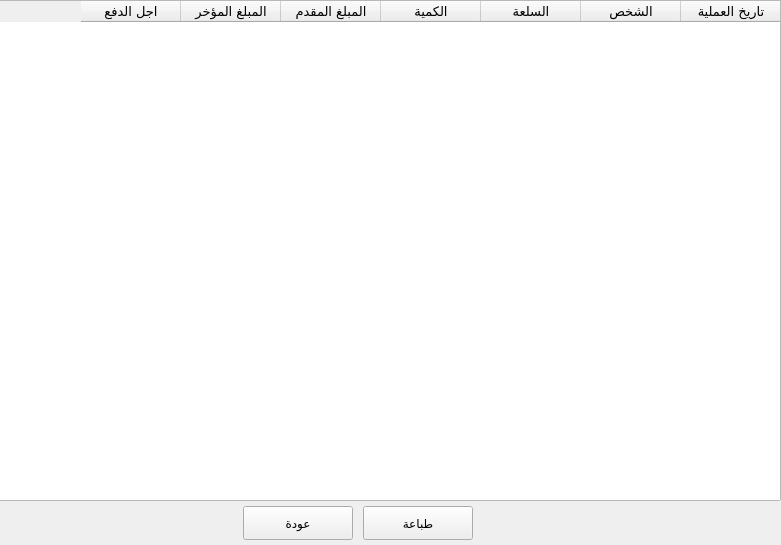
<?xml version="1.0" encoding="UTF-8"?>
<ui version="4.0">
 <class>Form</class>
 <widget class="QWidget" name="Form">
  <property name="geometry">
   <rect>
    <x>0</x>
    <y>0</y>
    <width>781</width>
    <height>545</height>
   </rect>
  </property>
  <property name="minimumSize">
   <size>
    <width>781</width>
    <height>545</height>
   </size>
  </property>
  <property name="maximumSize">
   <size>
    <width>781</width>
    <height>545</height>
   </size>
  </property>
  <property name="windowTitle">
   <string>Form</string>
  </property>
  <property name="styleSheet">
   <string notr="true">/*
ABOUT
===========================================================
version 1.7a
QT theme (stylesheet) specially developed for FreeCAD (http://www.freecadweb.org/).
It might work with other software that uses QT styling.


LICENSE
===========================================================
Copyright (c) 2015 Pablo Gil Fernández
The stylesheet barely uses code from Colin Duquesnoy &quot;generic QT stylesheet&quot;

This work is licensed under the Creative Commons Attribution-ShareAlike 4.0 International License.
To view a copy of this license, visit http://creativecommons.org/licenses/by-sa/4.0/.

 

CUSTOMIZATION
===========================================================
If you would like to change the overall look/style of the theme, just find and replace following colors in the whole file:
    background darker = #828282
    background dark and slighly darker = #a2a2a2
    background dark = #b6b6b6
    background normal and slighly darker = #e0e0e0
    background normal = #e6e6e6
    background light = #f5f5f5
    background lighter = #ffffff

    lists background = #d3d1cd
    lists background (alternate) = #cfcdc9
    lists backgrounds selection = #cbc9c4

    foreground = black

    selection darker = #9d7106
    selection dark = #e0a108
    selection normal = #f8bf36
    selection inbetween normal and light = #f9ca58 (used to build SpinBoxes)
    selection light = #fad57a
    selection lighter = #fce6b1
 
*/

/* RESET EVERYTHING */
QAbstractScrollArea,QCheckBox,QColumnView,QComboBox,QDateEdit,QDateTimeEdit,QDialog,QDialogButtonBox,QDockWidget,QDoubleSpinBox,QFrame,QGroupBox,QHeaderView,QLabel,QLineEdit,QListView,QListWidget,QMainWindow,QMenu,QMenuBar,QMessageBox,QProgressBar,QPushButton,QRadioButton,QScrollBar,QSizeGrip,QSlider,QSpinBox,QSplitter,QStatusBar,QTabBar,QTabWidget,QTableView,QTableWidget,QTextEdit,QTimeEdit,QToolBar,QToolButton,QToolBox,QToolTip,QTreeView,QTreeWidget,QWidget {
    padding: 0px;
    margin: 0px;
    border: 0px;
    border-style: none;
    background-color: #e6e6e6; /* set with default background color */
}

QMdiArea[showImage=&quot;true&quot;] {
    background-image: url(icons/background_freecad.png);
    background-position: center;
    background-repeat: no-repeat;
}

QProgressBar,
QProgressBar:horizontal {
    background: #d3d1cd;
    border: 1px solid #b6b6b6;
    text-align: center;
    padding: 1px;
    border-radius: 4px;
}
QProgressBar::chunk,
QProgressBar::chunk:horizontal {
    background-color: qlineargradient(spread:pad, x1:1, y1:0.545, x2:1, y2:0, stop:0 #e0a108, stop:1 #f8bf36);
    border-radius: 3px;
}

QToolTip {
    background-color: #828282;
    color: black;
    padding: 4px;
    border-radius: 4px;
}

QWidget {
    color: #828282;
    background-color: #e6e6e6;
    background-clip: border;
    border-image: none;
    outline: 0;
}

QWidget:focus {
    border: 1px solid #828282;
}

QWidget:disabled {
    color: #f5f5f5;
    background-color: #828282; /* same as QMenu background-color */
}

QMenuBar {
    color: #ffffff;
    background-color: #e0e0e0;
}

QMenuBar::item {
    background-color: #e0e0e0;
}

QMenuBar::item:selected {
    color: #9d7106;
    border: 1px solid #f8bf36;
    background-color: #f8bf36;
}

QMenuBar::item:pressed {
    color: #9d7106;
    border: 1px solid #fad57a;
    background-color: #fad57a;
    margin-bottom:-1px;
    padding-bottom:1px;
}

QMenu {
    color: #ffffff;
    background-color: #828282;
    margin: 2px;
    border: 1px solid transparent;
}

QMenu::icon {
    margin: 5px;
    border-style: none;
}

QMenu::right-arrow {
    image:url(icons/right_arrow_light.png);
}

QMenu::item {
    color: #ffffff;
    background-color: #828282;
    padding: 2px 30px 2px 30px;
    border: 1px solid #828282; /* reserve space for selection border */
}

QMenu::item:selected {
    color: #9d7106;
    background-color: #fad57a;
}

QMenu::separator {
    height: 1px;
    background-color: #b6b6b6;
    margin-top: 2px;
    margin-bottom: 2px;
    margin-left: 6px;
    margin-right: 6px;
}

QMenu::indicator:non-exclusive {
    color: #ffffff;
    background-color: #f5f5f5;
    border: 1px solid #828282;
    width: 11px;
    height: 11px;
    border-radius:2px;
}

QMenu::indicator:non-exclusive:checked {
    background-color: #e0a108;
    border: 1px solid #9d7106;
    image:url(icons/checkbox_light.png);
}

QGroupBox {
    color: #828282;
    font-weight: bold;
    border:1px solid blue;
    border-radius: 4px;
    margin-top: 20px;
    border-color: rgba(0, 0, 0, 20); /* lighter than &quot;QGroupBox&quot; border-color */
    background-color: rgba(255, 255, 255, 15);
}

QGroupBox::title {
    subcontrol-origin: margin;
    subcontrol-position: top left;
    padding-left: 10px;
    padding-right: 10px;
    padding-top: 10px;
    background-color: transparent;
}

QAbstractScrollArea {
    border-radius: 2px;
    border: 1px solid #3A3939;
    background-color: transparent;
}

QAbstractScrollArea::corner {
    border: none;
    background-color: #e6e6e6;
}

QScrollBar:horizontal {
    height: 15px;
    margin: 3px 15px 3px 15px;
    border: 1px transparent #828282;
    border-radius: 4px;
    background-color: #828282;
}

QScrollBar::handle:horizontal {
    background-color: #b6b6b6;
    min-width: 5px;
    border-radius: 4px;
}

QScrollBar::add-line:horizontal {
    margin: 1px 3px 0px 3px; /* 1px to correctly fit the 10px width image */
    border-image: url(icons/right_arrow_light.png);
    width: 6px;
    height: 10px;
    subcontrol-position: right;
    subcontrol-origin: margin;
}

QScrollBar::sub-line:horizontal {
    margin: 1px 3px 0px 3px; /* 1px to correctly fit the 10px width image */
    border-image: url(icons/left_arrow_light.png);
    height: 10px;
    width: 6px;
    subcontrol-position: left;
    subcontrol-origin: margin;
}

QScrollBar::add-line:horizontal:hover,
QScrollBar::add-line:horizontal:on {
    border-image: url(icons/right_arrow_lighter.png);
}


QScrollBar::sub-line:horizontal:hover,
QScrollBar::sub-line:horizontal:on {
    border-image: url(icons/left_arrow_lighter.png);
}

QScrollBar::up-arrow:horizontal,
QScrollBar::down-arrow:horizontal {
    background: none;
}


QScrollBar::add-page:horizontal,
QScrollBar::sub-page:horizontal {
    background: none;
}

QScrollBar:vertical {
    background-color: #828282;
    width: 15px;
    margin: 15px 3px 15px 3px;
    border: 1px transparent #828282;
    border-radius: 4px;
}

QScrollBar::handle:vertical {
    background-color: #b6b6b6;
    min-height: 5px;
    border-radius: 4px;
}

QScrollBar::sub-line:vertical {
    margin: 3px 0px 3px 1px; /* 1px to correctly fit the 10px width image */
    border-image: url(icons/up_arrow_light.png);
    height: 6px;
    width: 10px;
    subcontrol-position: top;
    subcontrol-origin: margin;
}

QScrollBar::add-line:vertical {
    margin: 3px 0px 3px 1px; /* 1px to correctly fit the 10px width image */
    border-image: url(icons/down_arrow_light.png);
    height: 6px;
    width: 10px;
    subcontrol-position: bottom;
    subcontrol-origin: margin;
}

QScrollBar::sub-line:vertical:hover,
QScrollBar::sub-line:vertical:on {
    border-image: url(icons/up_arrow_lighter.png);
}

QScrollBar::add-line:vertical:hover,
QScrollBar::add-line:vertical:on {
    border-image: url(icons/down_arrow_lighter.png);
}

QScrollBar::up-arrow:vertical,
QScrollBar::down-arrow:vertical {
    background: none;
}


QScrollBar::add-page:vertical,
QScrollBar::sub-page:vertical {
    background: none;
}

QTextEdit {
    color: #828282;
    background-color: #d3d1cd;
    border: 1px solid #b6b6b6;
    padding: 0px;
    margin: 0px;
}

QPlainTextEdit {
    color: #828282;
    background-color: #d3d1cd;
    border-radius: 2px;
    border: 1px solid #b6b6b6;
    padding: 0px;
    margin: 0px;
}

QSizeGrip {
    image: url(icons/sizegrip_light.png);
    width: 16px;
    height: 16px;
    background-color: transparent;
}

QRadioButton::indicator:unchecked{
    color: #828282;
    background-color: #f5f5f5;
    border: 1px solid #828282;
}

QRadioButton::indicator:checked {
    background-color: #e0a108;
    border: 1px solid #9d7106;
    image:url(icons/radiobutton_light.png);
}

QCheckBox,
QRadioButton,
QCheckBox:disabled,
QRadioButton:disabled {
    color: #828282;
    padding: 3px;
    outline: none;
    background-color: transparent;
}

QCheckBox::indicator,
QGroupBox::indicator {
    color: #ffffff;
    background-color: #f5f5f5;
    border: 1px solid #828282;
}

QCheckBox::indicator {
    width: 11px;
    height: 11px;
    border-radius:2px;
}

QRadioButton::indicator {
    width: 11px;
    height: 11px;
    border-radius: 6px;
}

QRadioButton::indicator:pressed,
QCheckBox::indicator:pressed,
QCheckBox::indicator:non-exclusive:checked:pressed,
QCheckBox::indicator:indeterminate:pressed,
QCheckBox::indicator:checked:pressed {
    border-color: #fce6b1;
}

QCheckBox::indicator:checked,
QGroupBox::indicator:checked {
    background-color: #e0a108;
    border: 1px solid #9d7106;
    image:url(icons/checkbox_light.png);
}

QCheckBox::indicator:disabled,
QRadioButton::indicator:disabled {
    border: 1px solid #b6b6b6;
}

QCheckBox:disabled,
QRadioButton::indicator:disabled {
    color: #b6b6b6;
    background-color: transparent;
}

QCheckBox::indicator:disabled,
QGroupBox::indicator:disabled,
QMenu::indicator:non-exclusive:disabled {
    background-color: #e6e6e6;
}

QCheckBox::indicator:indeterminate {
    background-color: #e0a108;
    border: 1px solid #9d7106;
    image: url(icons/checkbox_indeterminate_light.png);
}

QCheckBox:focus,
QRadioButton:focus {
    border: none;
}

QFrame,
QFrame:pressed,
QFrame:focus,
QFrame:on {
    border: 1px solid #e6e6e6;
    border-radius: 3px;
    padding: 0px;
}

/* border and background of QComboBox drop-down */
QComboBox QFrame,
QComboBox QFrame:pressed,
QComboBox QFrame:focus,
QComboBox QFrame:on {
    border: 1px solid #828282;
    background-color: #828282;
    padding: 0px;
    margin: 0px;
}

QFrame[frameShape=&quot;0&quot;] {
    border-radius: 3px;
}

QFrame[height=&quot;3&quot;],
QFrame[width=&quot;3&quot;] {
    border-color: transparent;
    background-color: transparent;
}

QFrame[height=&quot;3&quot;] {
    border-top-color: #b6b6b6;
}

QFrame[width=&quot;3&quot;] {
    border-left-color: #b6b6b6;
}

QPushButton {
    color: #ffffff;
    text-align: center;
    background-color: qlineargradient(spread:pad, x1:1, y1:0.545, x2:1, y2:0, stop:0 #b6b6b6, stop:1 #e6e6e6);
    border: 1px solid #828282;
    font: 9pt &quot;AlBattar&quot;;
    margin: 4px 8px 4px 8px;
    border-radius: 5px;
    min-width: 14px;
    min-height: 14px;
}

QPushButton:hover,
QPushButton:focus {
    color: black;
    background-color: qlineargradient(spread:pad, x1:1, y1:0.545, x2:1, y2:0, stop:0 #e0a108, stop:1 #f8bf36);
    border-color: #e0a108;
}

QPushButton:disabled,
QPushButton:disabled:checked {
    color: #b6b6b6;
    background-color: #e6e6e6;
    border-color: #b6b6b6;
}

QPushButton:pressed {
    background-color: #e0a108;
}

QPushButton:checked {
    background-color: #f8bf36;
    border-color: #e0a108;
}

/* Color Buttons */
Gui--ColorButton,
Gui--ColorButton:disabled {
    border-color: transparent;
    background-color: transparent;
    height: 24px;
    padding: 0px;
    margin: 0px;
}

Gui--ColorButton:hover {
    border-color: #e0e0e0;
    background-color: #e0e0e0;
}

/* Buttons inside the toolbar */
QToolBar QPushButton {
    background-color: qlineargradient(spread:pad, x1:1, y1:0.545, x2:1, y2:0, stop:0 #e0e0e0, stop:1 #e6e6e6);
    border: 1px solid #b6b6b6;
    min-width: 22px;
    min-height: 22px;
    margin-left: 2px;
    margin-right: 2px;
    margin-bottom: 3px; /*bigger margin to correctly separate buttons inside a vertical toolbar */
    margin-top: 1px;
    padding: 1px;
}

QToolBar QPushButton:hover,
QToolBar QPushButton:focus {
    color: #ffffff;
    background-color: qlineargradient(spread:pad, x1:1, y1:0.545, x2:1, y2:0, stop:0 #e0e0e0, stop:1 #e6e6e6);
    border: 1px solid #828282;
}

QToolBar QPushButton:disabled,
QToolBar QPushButton:disabled:checked {
    background-color: #e6e6e6;
    border-color: #e0e0e0;
}

QToolBar QPushButton:pressed {
    background-color: #b6b6b6;
    border-color: #b6b6b6;
}

QToolBar QPushButton:checked {
    background-color: qlineargradient(spread:pad, x1:1, y1:0.8, x2:1, y2:0, stop:0 #f8bf36, stop:1 #fad57a);
    border-color: #f8bf36;
}

QToolBar QPushButton:checked:hover,
QToolBar QPushButton:checked:focus {
    color: #ffffff;
    border: 1px solid #e0a108;
}

QToolBar {
    border: 1px transparent #393838;
    background-color: #e6e6e6;
    font-weight: bold;
    margin: 0px;
    padding: 0px;
}

QToolBar::handle:horizontal {
    background-image: url(icons/Hmovetoolbar_dark.png);
    width: 10px;
    margin: 6px 2px 6px 2px;
    background-position: top right;
    background-repeat: repeat-y;
}

QToolBar::handle:vertical {
    background-image: url(icons/Vmovetoolbar_dark.png);
    height: 10px;
    margin: 2px 6px 2px 6px;
    background-position: left bottom;
    background-repeat: repeat-x;
}

QToolBar::separator:horizontal {
    background-image: url(icons/separtoolbar_dark.png);
    width: 10px;
    margin: 6px 2px 6px 2px;
    background-position: center center;
    background-repeat: repeat-y;
}

QToolBar::separator:vertical {
    background-image: url(icons/separtoolbar_dark.png);
    height: 10px;
    margin: 2px 6px 2px 6px;
    background-position: center center;
    background-repeat: repeat-x;
}

QStackedWidget {
    background-color: #e6e6e6;
    border: 1px transparent #e6e6e6;
}

QAbstractSpinBox {
    color: #ffffff;
    border: 1px solid #b6b6b6; /* border top color defined after QAbstractSpinBox, QLineEdit and QComboBox */
    background-color: #b6b6b6;
    selection-color: black;
    selection-background-color: #f8bf36;
}

QAbstractSpinBox:disabled {
    color: #f5f5f5;
    background-color: #e0e0e0;
    border-color: #e0e0e0;
}

QAbstractSpinBox:up-button {
    background-color: qlineargradient(spread:pad, x1:1, y1:0.8, x2:1, y2:0, stop:0 #f9ca58, stop:1 #fad57a);
    subcontrol-origin: border;
    subcontrol-position: top right;
    border-top-right-radius: 3px;
    height: 13px;
    width: 20px;
}

QAbstractSpinBox:down-button {
    background-color: qlineargradient(spread:pad, x1:1, y1:0.8, x2:1, y2:0, stop:0 #f8bf36, stop:1 #f9ca58);
    subcontrol-origin: border;
    subcontrol-position: bottom right;
    border-bottom-right-radius: 3px;
    height: 13px;
    width: 20px;
}

QAbstractSpinBox:up-button:disabled,
QAbstractSpinBox:down-button:disabled {
    background-color: transparent;
}

QAbstractSpinBox::up-arrow {
    image: url(icons/up_arrow_light.png);
    top: 0px; /* fix simetry between up and down images */
}

QAbstractSpinBox::up-arrow:hover {
    image: url(icons/up_arrow_lighter.png);
}

QAbstractSpinBox::up-arrow:off {
    image: url(icons/up_arrow_disabled_dark.png);
}

QAbstractSpinBox::up-arrow:disabled {
    image: none;
}

QAbstractSpinBox::down-arrow {
    image: url(icons/down_arrow_light.png);
    bottom: -2px; /* fix simetry between up and down images */
}
QAbstractSpinBox::down-arrow:hover {
    image: url(icons/down_arrow_lighter.png);
}

QAbstractSpinBox::down-arrow:off {
    image: url(icons/down_arrow_disabled_dark.png);
}

QAbstractSpinBox::down-arrow:disabled {
    image: none;
}

QToolBar QAbstractSpinBox {
    margin-top: 0px;
    margin-bottom: 0px;
}

QLineEdit {
    color: #ffffff;
    background-color: #b6b6b6;
    selection-color: black;
    selection-background-color: #f8bf36;
    /* Padding and margin defined */
    border-style: solid;
    border: 1px solid #b6b6b6; /* border top color defined after QAbstractSpinBox, QLineEdit and QComboBox */
    border-radius: 3px;
}

QAbstractSpinBox:focus,
QLineEdit:focus,
QComboBox:focus {
    border-color: #fad57a;
}

QComboBox {
    color: #ffffff;
    background-color: #b6b6b6;
    selection-color: black;
    selection-background-color: #f8bf36;
    border: 1px solid #b6b6b6; /* border top color defined after QAbstractSpinBox, QLineEdit and QComboBox */
    border-radius: 3px;
}

QComboBox:on {
    color: black;
    background-color: #b6b6b6;
    border-color: #fad57a;
}

QComboBox::drop-down {
    subcontrol-origin: margin;
    subcontrol-position: top right;
    width: 20px;
    border-left-width: 1px;
    border-left-color: transparent;
    border-left-style: solid;
    border-top-right-radius: 3px;
    border-bottom-right-radius: 3px;
    background-color: qlineargradient(spread:pad, x1:1, y1:0.8, x2:1, y2:0, stop:0 #f8bf36, stop:1 #fad57a);
}

QComboBox::down-arrow {
    image: url(icons/down_arrow_light.png);
}

QComboBox::down-arrow:on,
QComboBox::down-arrow:hover,
QComboBox::down-arrow:focus {
    image: url(icons/down_arrow_lighter.png);
}

QComboBox QAbstractItemView {
    color: #ffffff;
    background-color: #828282;
    border-radius: 3px;
    margin: 0px;
    padding: 0px;
    border: none;
}

/* Common parameters for QAbstractSpinBox, QLineEdit and QComboBox */
QSpinBox,
QDoubleSpinBox,
QAbstractSpinBox,
QLineEdit,
QComboBox {
    border-top-color: #a2a2a2; /* Creates an inset effect inside the elements */
    padding: 2px 6px 2px 6px; /* This makes text colour work on QComboBox */
    margin: 0px 2px 0px 2px;
    min-width: 70px; /* it was 120 because of QCombobox... */
    border-radius: 3px;
}
/* end Common parameters */

QAbstractItemView {
    color: #828282;
    alternate-background-color: #cfcdc9; /* related with QListView background  */
    border: 1px solid #828282;
    border-radius: 3px;
    padding: 0px;
}

/* hack to deactivate changing background color when focus (due to QFrame generic transparent color) */
QAbstractItemView:selected,
QAbstractItemView:on,
QAbstractItemView:focus {
    background-color: #d3d1cd; /* same as QTable background color */
}

/* hack to hide weird redundant information inside the value of a Placement cell */
QTreeView QLabel,
QTreeView QLabel:disabled {
    color: transparent;
    background-color: transparent;
    border: none;
    border-radius: 0px;
    margin: 0px;
    padding: 0px;
}

QTreeView QLineEdit {
    color: #ffffff;
    border-color: #b6b6b6;
    background-color: #b6b6b6;
    selection-color: black;
    selection-background-color: #f8bf36;
}

/* hack to hide non editable cells inside Property values */
QTreeView QLineEdit:read-only,
QTreeView QLineEdit:disabled,
QTreeView QAbstractSpinBox:read-only,
QTreeView QAbstractSpinBox:disabled {
    color: transparent;
    border-color: transparent;
    background-color: transparent;
    selection-color: transparent;
    selection-background-color: transparent;
}

/* hack to disable margin inside Property values to following elements */
QTreeView QSpinBox,
QTreeView QDoubleSpinBox,
QTreeView QAbstractSpinBox,
QTreeView QLineEdit,
QTreeView QComboBox {
    margin-left: 0px;
    margin-right: 0px;
}

/* Pushbutton style for &quot;...&quot; inside Placement cell which launches Placement tool */
QTreeView QPushButton {
    background-color: qlineargradient(spread:pad, x1:1, y1:0.545, x2:1, y2:0, stop:0 #b6b6b6, stop:1 #e6e6e6);
    border-top: none;
    border-bottom: none;
    border-right: none;
    border-left: 1px solid #b6b6b6;
    border-radius: 0px;
    margin: 0px;
    padding: 0px;
    height: 24px;
}

/* Color Buttons inside the &quot;Properties window&quot; */
QAbstractItemView Gui--ColorButton {
    padding: 0px;
    margin: 0px;
    height: 10px;
}

QAbstractItemView QPushButton:hover {
    color: black;
    background-color: qlineargradient(spread:pad, x1:1, y1:0.545, x2:1, y2:0, stop:0 #e0a108, stop:1 #f8bf36);
    border-color: #e0a108;
}

QAbstractItemView QPushButton:disabled {
    color: transparent;
    background-color: transparent;
    border-color: transparent;
}

QLabel {
    border: 0px solid #828282;
}

QTabWidget{
    border: none;
}

QTabWidget:focus {
    border: none;
}

QTabWidget::pane {
    border: none;
    padding: 0px;
    background-color: #e6e6e6;
    position: absolute;
    top: -15px;
    padding-top: 15px;
}

QTabWidget::tab-bar {
    alignment: center;
}

QTabBar {
    qproperty-drawBase: 0;
    left: 5px;
    background-color: transparent;
}

QTabBar:focus {
    border: 0px transparent black;
}

QTabBar::close-button {
    padding: 0px;
    margin: 0px;
    border-radius: 2px;
    background-image: url(icons/close_dark.png);
    background-position: center center;
    background-repeat: none;
}

QTabBar::close-button:hover {
    background-color: #fad57a;
}

QTabBar::close-button:pressed {
    background-color: #fce6b1;
}

QTabBar::scroller { /* the width of the scroll buttons */
    width: 20px;
}

/* the scroll buttons are tool buttons */
QTabBar QToolButton,
QTabBar QToolButton:hover { 
    margin-top: 4px;
    margin-bottom: 4px;
    margin-left: 0px;
    margin-right: 0px;
    padding: 0px;
    border: none;
    background-color: #e6e6e6;
    border-radius: 0px;
}

QTabBar QToolButton::right-arrow:enabled {
     image: url(icons/right_arrow_light.png);
}

QTabBar QToolButton::right-arrow:disabled,
QTabBar QToolButton::right-arrow:off {
     image: url(icons/right_arrow_disabled_dark.png);
}

QTabBar QToolButton::right-arrow:hover {
     image: url(icons/right_arrow_lighter.png);
}

 QTabBar QToolButton::left-arrow:enabled {
     image: url(icons/left_arrow_light.png);
}

 QTabBar QToolButton::left-arrow:disabled,
 QTabBar QToolButton::left-arrow:off {
     image: url(icons/left_arrow_disabled_dark.png);
}

 QTabBar QToolButton::left-arrow:hover {
     image: url(icons/left_arrow_lighter.png);
}

 QTabBar QToolButton::up-arrow:enabled {
     image: url(icons/up_arrow_light.png);
}

 QTabBar QToolButton::up-arrow:disabled,
 QTabBar QToolButton::up-arrow:off {
     image: url(icons/up_arrow_disabled_dark.png);
}

 QTabBar QToolButton::up-arrow:hover {
     image: url(icons/up_arrow_lighter.png);
}

 QTabBar QToolButton::down-arrow:enabled {
     image: url(icons/down_arrow_light.png);
}

 QTabBar QToolButton::down-arrow:disabled,
 QTabBar QToolButton::down-arrow:off {
     image: url(icons/down_arrow_disabled_dark.png);
}

 QTabBar QToolButton::down-arrow:hover {
     image: url(icons/down_arrow_lighter.png);
}

/* TOP and BOTTOM TABS */
QTabBar::tab:top,
QTabBar::tab:bottom {
    color: #ffffff;
    border: 1px solid #b6b6b6;
    border-left-color: #e6e6e6;
    border-right-width: 0px;
    background-color: #b6b6b6;
    padding:5px 15px;
    margin-top: 4px;
    margin-bottom: 4px;
    position: center;
}

QTabBar::tab:top:first,
QTabBar::tab:bottom:first {
    border-top-left-radius: 6px;
    border-bottom-left-radius: 6px;
}

QTabBar::tab:top:last,
QTabBar::tab:bottom:last {
    border-top-right-radius: 6px;
    border-bottom-right-radius: 6px;
    border-right-width: 1px;
}

QTabBar::tab:top:selected,
QTabBar::tab:bottom:selected {
    color: black;
    background-color: qlineargradient(spread:pad, x1:1, y1:0.545, x2:1, y2:0, stop:0 #e0a108, stop:1 #f8bf36);
    border-color: #e0a108;
}

QTabBar::tab:top:!selected:hover,
QTabBar::tab:bottom:!selected:hover {
    color: black;
}

QTabBar::tab:top:only-one ,
QTabBar::tab:bottom:only-one {
    border: 1px solid #9d7106;
    border-radius: 6px;
}

/* LEFT and RIGHT TABS */
QTabBar::tab:left,
QTabBar::tab:right {
    color: #ffffff;
    border: 1px solid #b6b6b6;
    border-top-color: #e6e6e6;
    border-bottom-width: 0px;
    background-color: #b6b6b6;
    padding: 15px 5px;
    margin-left: 4px;
    margin-right: 4px;
    position: center;
}

QTabBar::tab:left:first,
QTabBar::tab:right:first {
    border-top-left-radius: 6px;
    border-top-right-radius: 6px;
}

QTabBar::tab:left:last,
QTabBar::tab:right:last {
    border-bottom-left-radius: 6px;
    border-bottom-right-radius: 6px;
    border-bottom-width: 1px;
}

QTabBar::tab:left:selected,
QTabBar::tab:right:selected {
    color: black;
    background-color: qlineargradient(spread:pad, x1:0.545, y1:1, x2:0, y2:1, stop:0 #e0a108, stop:1 #f8bf36);
    border-color: #e0a108;
}

QTabBar::tab:left:!selected:hover,
QTabBar::tab:right:!selected:hover {
    color: black;
}

QTabBar::tab:left:only-one ,
QTabBar::tab:right:only-one {
    border: 1px solid #9d7106;
    border-radius: 6px;
}

QDockWidget {
    color: #828282;
    border: 1px solid #e6e6e6;
    titlebar-close-icon: url(icons/close_dark.png);
    titlebar-normal-icon: url(icons/undock_dark.png);
}

QDockWidget::title {
    text-align: center;
    background-color: #e0e0e0;
    padding: 4px;
    border-radius: 4px;
}

QDockWidget::close-button,
QDockWidget::float-button {
    border: 1px transparent #e6e6e6;
    border-radius: 2px;
    background: transparent;
    subcontrol-origin: padding;
    subcontrol-position: right center;
}

QDockWidget::close-button {
    right: 4px;
}
    
QDockWidget::float-button {
    right: 22px;
}

QDockWidget::close-button:hover,
QDockWidget::float-button:hover {
    background: #f5f5f5;
}

QDockWidget::close-button:pressed,
QDockWidget::float-button:pressed {
    /*padding: 1px -1px -1px 1px;*/
    background-color: #e0e0e0;
}

QTreeView,
QListView {
    color: #828282;
    border: 1px solid #e6e6e6;
    border-radius: 4px;
    background-color: #d3d1cd;  /* related with alternate-background-color*/
    selection-color: black;
    selection-background-color: #f8bf36; /* should be similar to QListView::item selected background-color */
    show-decoration-selected: 1; /* make the selection span the entire width of the view */
    padding: 0px;
    margin: 0px 4px 0px 4px;
    min-width: 130px; /* hack to correctly align Preferences icon list  */
}

QListView,
QListView::item,
QListView QAbstractItemView {
    margin: 0px;
    icon-size: 20px; /* temporal */
    paint-alternating-row-colors-for-empty-area: 1;
    position: absolute;
    subcontrol-origin: margin;
    subcontrol-position: left top;
}

/* Control dropdown list margins of QComboBox */
QComboBox QTreeView,
QComboBox QListView {
    margin: 0px;
    padding: 0px;
}

QListView::item {
    border: 0px transparent #e6e6e6;
    border-radius: 4px;
    background-color: transparent;
    padding: 0px;
    margin: 0px;
    display: inline-block;
    position: relative;
}

QListView::item:selected,
QTreeView::item:selected  {
    color: black;
    background-color: #f8bf36; /* should be similar to QListView selection-background-color */
}

/* Branch system */
QTreeView::branch  {
    background: transparent;
}

QTreeView::branch:has-siblings:!adjoins-item  {
    border-image: url(icons/branch_vline.png) 0;
}

QTreeView::branch:has-siblings:adjoins-item  {
    border-image: url(icons/branch_more.png) 0;
}

QTreeView::branch:!has-children:!has-siblings:adjoins-item  {
    border-image: url(icons/branch_end.png) 0;
}

QTreeView::branch:closed:has-children:has-siblings  {
    image: url(icons/branch_closed_dark.png);
}

QTreeView::branch:has-children:!has-siblings:closed  {
    image: url(icons/branch_closed_dark.png);
    border-image: url(icons/branch_end.png) 0;
}

QTreeView::branch:open:has-children:has-siblings  {
    image: url(icons/branch_open_dark.png);
    border-image: url(icons/branch_more.png) 0;
}

QTreeView::branch:open:has-children:!has-siblings  {
    image: url(icons/branch_open_dark.png);
    border-image: url(icons/branch_end.png) 0;
}

QSlider,
QSlider:active,
QSlider:!active {
    border: none;
    background-color: transparent;
}

QSlider:horizontal {
    padding: 0px 10px;
}

QSlider:vertical {
    padding: 10px 0px;
}

QSlider::groove:horizontal {
    border: 1px solid #b6b6b6;
    background-color: #b6b6b6;
    height: 8px;
    border-radius: 5px;
    margin: 4px 0;
}

QSlider::groove:vertical {
    border: 1px solid #b6b6b6;
    background-color: #b6b6b6;
    width: 8px;
    border-radius: 5px;
    margin: 4px 0;
}

QSlider::groove:horizontal:disabled,
QSlider::groove:vertical:disabled {
    border-color:  #e0e0e0;
    background-color: #e0e0e0;
}

QSlider::handle:horizontal,
QSlider::handle:vertical {
    background-color: #828282;
    border: 1px solid #828282;
    width: 14px;
    height: 14px;
    border-radius: 8px;
}

QSlider::handle:horizontal {
    margin: -4px 0;
}

QSlider::handle:vertical {
    margin: 0 -4px;
}

QSlider::handle:horizontal:hover,
QSlider::handle:vertical:hover {
    border-color: #e0a108;
    background-color: #e0a108;
}

QSlider::handle:horizontal:pressed,
QSlider::handle:vertical:pressed {
    border-color: #9d7106;
    background-color: #9d7106;
}

QSlider::handle:horizontal:disabled,
QSlider::handle:vertical:disabled {
    border-color: #b6b6b6;
    background-color: #e6e6e6;
}

QToolButton {
    color: #ffffff;
    text-align: center;
    background-color: qlineargradient(spread:pad, x1:1, y1:0.545, x2:1, y2:0, stop:0 #b6b6b6, stop:1 #e6e6e6);
    border: 1px solid #828282;
    padding-top: 5px;
    padding-bottom: 5px;
    padding-left: 15px;
    padding-right: 15px;
    margin-top: 5px;
    margin-bottom: 5px;
    margin-left: 10px;
    margin-right: 10px;
    border-radius: 3px;
    outline: none;
}

QToolButton:hover,
QToolButton:focus {
    color: black;
    background-color: qlineargradient(spread:pad, x1:1, y1:0.545, x2:1, y2:0, stop:0 #e0a108, stop:1 #f8bf36);
    border-color: #e0a108;
}

QToolButton:disabled,
QToolButton:disabled:checked {
    color: #b6b6b6;
    background-color: #e6e6e6;
    border-color: #b6b6b6;
}

QToolButton:pressed {
    border-color: #fad57a;
}

QToolButton:checked {
    background-color: #f8bf36;
    border-color: #e0a108;
}

QToolButton::menu-indicator  {
    subcontrol-origin: padding;
    subcontrol-position: center right;
    right: 4px;
}

/*The &quot;show more&quot; button  (it can also be stylable with &quot;QToolBarExtension&quot; */
QToolButton#qt_toolbar_ext_button {
    border-radius: 0px;
    margin: 0px;
    padding: 0px;
    /*background-image: url(icons/more_dark.png);*/
    image: transparent;
    background-repeat: none;
    background-position: center left;
}

QToolButton#qt_toolbar_ext_button:hover {
    /*background-image: url(icons/more_light.png);*/
    border-color: #e0e0e0;
    background-color: #e0e0e0;
}

QToolButton#qt_toolbar_ext_button:on {
    /*background-image: url(icons/more_light.png);*/
    border-color: #e0e0e0;
    background-color: #e0e0e0;
}

/*Buttons inside the Toolbar*/
QToolBar QToolButton {
    color: #828282;
    background-color: #e6e6e6;
    border: 1px transparent #e6e6e6;
    border-radius: 3px;
    margin: 0px;
    padding: 2px;
}

QToolBar QToolButton:disabled {
    background-color: #e6e6e6;
}

QToolBar QToolButton:checked {
    color: #9d7106;
    background-color: #f8bf36;
    border: 1px solid #f8bf36;
}

QToolBar QToolButton:hover {
    background-color: #e6e6e6;
}

QToolBar QToolButton:pressed,
QToolBar QToolButton::menu-button:pressed {
    background-color: #e0e0e0;
    border: 1px solid #e0e0e0;
}


QToolBar QToolButton::menu-indicator:hover,
QToolBar QToolButton::menu-indicator:pressed {
    background-color: transparent;
}

/* the subcontrols below are used only in the MenuButtonPopup mode */
QToolBar QToolButton::menu-button {
    border: 1px transparent #4A4949;
    border-top-right-radius: 3px;
    border-bottom-right-radius: 3px;
    width: 16px; /* 16px width + 4px for border = 20px allocated above */
    outline: none;
    background-color: transparent;
}

QToolBar QToolButton::menu-button:hover,
QToolBar QToolButton::menu-button:active,
QToolBar QToolButton::menu-button:disabled {
    border-color: transparent;
    background-color: transparent;
}

QToolBar QToolButton::menu-arrow {
    background-image: url(icons/down_arrow_light.png);
    background-position: center center;
    background-repeat: none;
    subcontrol-origin: padding;
    subcontrol-position: bottom right;
    height: 10px; /* same as arrow image */
}

QToolBar QToolButton::menu-arrow:open {
    background-image: url(icons/down_arrow_lighter.png);
}

QToolBar:tear {
    color: blue;
    background-color: red;
}

QTableView {
    color: #828282;
    border: 1px solid #b6b6b6;
    gridline-color: #f5f5f5;
    background-color: #d3d1cd;
    selection-color: #828282;
    selection-background-color: #fce6b1;
    border-radius: 3px;
    padding: 0px;
    margin: 0px;
}

QTableView::item:hover  {
    background: #cbc9c4;
}

QTableView::item:disabled  {
    color: #e6e6e6;
}

QTableView::item:selected  {
    color: #9d7106;
    background-color: #fad57a;
}

/* when editing a cell: */
QTableView QLineEdit {
    color: #828282;
    background-color: #cfcdc9;
    border-radius: 0px;
    margin: 0px;
    padding: 0px;
}

QHeaderView {
    border: none;
    background-color: #828282;
    border-top-left-radius: 3px;
    border-top-right-radius: 3px;
    border-bottom-left-radius: 0px;
    border-bottom-right-radius: 0px;
    margin: 0px;
    padding: 0px;
}

QHeaderView::section  {
    background-color: transparent;
    color: #ffffff;
    border: 1px solid transparent;
    border-radius: 0px;
    text-align: center;
}

QHeaderView::section::vertical  {
    padding: 0px 6px 0px 6px;
    border-bottom: 1px solid #b6b6b6;
}

QHeaderView::section::vertical:first {
    border-top: 1px solid  #b6b6b6;
}

QHeaderView::section::vertical:last {
    border-bottom: none;
}

QHeaderView::section::vertical:only-one {
    border: none;
}

QHeaderView::section::horizontal  {
    padding: 0px 0px 0px 6px;
    border-right: 1px solid #b6b6b6;
}

QHeaderView::section::horizontal:first {
    border-left: 1px solid #b6b6b6;
}

QHeaderView::section::horizontal:last {
    border-left: none;
}

QHeaderView::section::horizontal:only-one {
    border: none;
}

QDockWidget QHeaderView::section {
    border-width: 6px 1px 6px 1px; /* hack to bigger margin for Model Panel table headers */
}

QHeaderView::section:checked {
    color: #9d7106;
    background-color: #fad57a;
}

 /* style the sort indicator */
QHeaderView::down-arrow {
    image: url(icons/down_arrow_light.png);
}

QHeaderView::up-arrow {
    image: url(icons/up_arrow_light.png);
}

QTableCornerButton::section {
    background-color: #828282;
    border: 1px solid #828282;
    border-radius: 0px;
}

QToolBox  {
    padding: 3px;
    color: #9d7106;
    border: none;
}

QToolBox::tab { /* TODO */
    color: #ffffff;
    background-color: #b6b6b6;
    border: 1px transparent #828282;
    border-bottom: 1px transparent #b6b6b6;
    border-top-left-radius: 5px;
    border-top-right-radius: 5px;
    padding: 5px;
}

QToolBox::tab:selected { /* italicize selected tabs */
    color: #9d7106;
    font: italic;
    background-color: #f8bf36;
    border-color: #f8bf36;
 }

QStatusBar::item {
    color: #ffffff;
    background-color: #e6e6e6;
    border: 1px solid #e6e6e6;
    border-radius: 2px;
}

QSplitter::handle {
    background-color: #e6e6e6;
    margin: 0px 11px;
    padding: 0px;
    border-radius: 3px;
}

QSplitter::handle:vertical {
    background-image: url(icons/splitter_horizontal_dark.png);
    background-position: center center;
    background-repeat: none;
    margin: 2px 10px 2px 10px;
    height: 2px;
}

QSplitter::handle:horizontal {
    background-image: url(icons/splitter_horizontal_dark.png);
    background-position: center center;
    background-repeat: none;
    margin: 10px 2px 10px 2px;
    width: 2px;
}

QSplitter::handle:horizontal:hover,
QSplitter::handle:vertical:hover {
    background-color: #e6e6e6;
}

/* Similar to the splitter is the following window separator: */
QMainWindow::separator {
    border: 1px solid #e6e6e6;
    background-color: #e6e6e6;
    background-position: center center;
    background-repeat: none;
}

QMainWindow::separator:hover {
    background-color: #e6e6e6;
}

QMainWindow::separator:horizontal {
    height: 4px;
    background-image: url(icons/splitter_horizontal_dark.png);
}

QMainWindow::separator:vertical {
    width: 4px;
    background-image: url(icons/splitter_vertical_dark.png);
}

QLabel {
    padding-top: 3px;
    padding-bottom: 3px;
    background-color: transparent;
}

QLabel:disabled {
    color: #b6b6b6;
    background-color: transparent;
}

/* Action group */
QFrame[class=&quot;panel&quot;] {
    border: none;
    background-color: #e6e6e6;
}

QSint--ActionGroup QFrame[class=&quot;header&quot;] {
    border: none;
    background-color: #828282;
    border-top-left-radius: 3px;
    border-top-right-radius: 3px;
    border-bottom-left-radius: 0px;
    border-bottom-right-radius: 0px;
    margin: 0px;
    padding: 0px;
}

QSint--ActionGroup QFrame[class=&quot;header&quot;]:hover {
    background-color: qlineargradient(spread:pad, x1:1, y1:0.545, x2:1, y2:0, stop:0 #e0a108, stop:1 #f8bf36);
}

QSint--ActionGroup QToolButton[class=&quot;header&quot;] {
    text-align: left;
    font-weight: bold;
    color: #ffffff;
    background-color: transparent;
    border: none;
    margin: 0px;
    padding: 0px;
}

QSint--ActionGroup QToolButton[class=&quot;header&quot;]:hover {
    color: black;
}

QSint--ActionGroup QFrame[class=&quot;header&quot;] QLabel {
    background-color: transparent;
    background-image: url(icons/down_arrow_light.png);
    background-repeat: none;
    background-position: center center;
    padding: 0px;
    margin: 0px;
}

QSint--ActionGroup QFrame[class=&quot;header&quot;] QLabel:hover {
    background-color: transparent;
    background-image: url(icons/down_arrow_lighter.png);
}

QSint--ActionGroup QFrame[class=&quot;header&quot;] QLabel[fold=&quot;true&quot;] {
    background-color: transparent;
    background-image: url(icons/up_arrow_light.png);
    background-repeat: none;
    background-position: center center;
    padding: 0px;
    margin: 0px;
}

QSint--ActionGroup QFrame[class=&quot;header&quot;] QLabel[fold=&quot;true&quot;]:hover {
    background-color: transparent;
    background-image: url(icons/up_arrow_lighter.png);
}

QSint--ActionGroup QFrame[class=&quot;content&quot;] {
    background-color: #d3d1cd;
    margin: 0px;
    padding: 0px;
    border: none;
    border-top-left-radius: 0px;
    border-top-right-radius: 0px;
    border-bottom-left-radius: 3px;
    border-bottom-right-radius: 3px;
}

/* HACK
This might not be the best way to reset the background color: */
QSint--ActionGroup QFrame[class=&quot;content&quot;] QWidget {
    background-color: transparent;
}

QSint--ActionGroup QFrame[class=&quot;content&quot;] QPushButton {
    background-color: qlineargradient(spread:pad, x1:1, y1:0.545, x2:1, y2:0, stop:0 #b6b6b6, stop:1 #e6e6e6);
}

QSint--ActionGroup QFrame[class=&quot;content&quot;] QPushButton:hover,
QSint--ActionGroup QFrame[class=&quot;content&quot;] QPushButton:focus {
    background-color: qlineargradient(spread:pad, x1:1, y1:0.545, x2:1, y2:0, stop:0 #e0a108, stop:1 #f8bf36);
}

QSint--ActionGroup QFrame[class=&quot;content&quot;] QPushButton:disabled,
QSint--ActionGroup QFrame[class=&quot;content&quot;] QPushButton:disabled:checked {
    color: #d3d1cd;
    border-color: #f5f5f5;
    background-color: #f5f5f5;
}
QSint--ActionGroup QFrame[class=&quot;content&quot;] QPushButton:checked {
    background-color: #f8bf36;
}

QSint--ActionGroup QFrame[class=&quot;content&quot;] QComboBox {
    background-color: #b6b6b6;
}

QSint--ActionGroup QFrame[class=&quot;content&quot;] QComboBox:on {
    background-color: #b6b6b6;
}

QSint--ActionGroup QFrame[class=&quot;content&quot;] QComboBox QAbstractItemView {
    border-color: #828282;
    background-color: #828282;
}

QSint--ActionGroup QFrame[class=&quot;content&quot;] QListView {
    border-color: #cbc9c4;
    background-color: #cbc9c4;
}

QSint--ActionGroup QFrame[class=&quot;content&quot;] QAbstractSpinBox {
    background-color: #b6b6b6;
}

QSint--ActionGroup QFrame[class=&quot;content&quot;] QLineEdit {
    background-color: #b6b6b6;
}

QSint--ActionGroup QFrame[class=&quot;content&quot;] QComboBox:disabled,
QSint--ActionGroup QFrame[class=&quot;content&quot;] QAbstractSpinBox:disabled,
QSint--ActionGroup QFrame[class=&quot;content&quot;] QLineEdit:disabled {
    color: #d3d1cd;
    border-color: #f5f5f5;
    background-color: #f5f5f5;
}

QSint--ActionGroup QFrame[class=&quot;content&quot;] QCheckBox:disabled,
QSint--ActionGroup QFrame[class=&quot;content&quot;] QRadioButton:disabled {
    color: #f5f5f5;
    border-color: #f5f5f5;
}

QSint--ActionGroup QFrame[class=&quot;content&quot;] QCheckBox::indicator:disabled,
QSint--ActionGroup QFrame[class=&quot;content&quot;] QRadioButton::indicator:disabled {
    border-color: #f5f5f5;
    background-color: transparent;
}

QSint--ActionGroup QFrame[class=&quot;content&quot;] QHeaderView {
    border: none;
    background-color: #828282;
    border-radius: 0px;
    margin: 0px;
    padding: 0px;
}

QSint--ActionGroup QFrame[class=&quot;content&quot;] QHeaderView::section  {
    background-color: transparent;
    color: #ffffff;
    border: 1px solid transparent;
    border-radius: 0px;
    text-align: center;
}

QSint--ActionGroup QFrame[class=&quot;content&quot;] QHeaderView::section::horizontal  {
    padding: 6px 0px 6px 6px;
    border-right: 1px solid #b6b6b6;
}

QSint--ActionGroup QFrame[class=&quot;content&quot;] QHeaderView::section::horizontal:first {
    border-left: 1px solid #e6e6e6;
}

QSint--ActionGroup QFrame[class=&quot;content&quot;] QHeaderView::section::horizontal:last {
    border-left: none;
}

QSint--ActionGroup QFrame[class=&quot;content&quot;] QHeaderView::section::horizontal:only-one {
    border: none;
}
/* enf of HACK */

QSint--ActionGroup QToolButton[class=&quot;action&quot;],
QSint--ActionGroup QToolButton[class=&quot;action&quot;]:enabled {
    font-weight: bold;
    color: #b6b6b6;
}

QSint--ActionGroup QToolButton[class=&quot;action&quot;]:hover,
QSint--ActionGroup QToolButton[class=&quot;action&quot;]:enabled:hover {
    text-decoration: none;
    color: #828282;
    background-color: #cbc9c4;
    border-color: #cbc9c4;
}

QSint--ActionGroup QToolButton[class=&quot;action&quot;]:disabled {
    color: #e6e6e6;
    background-color: #cbc9c4;
    border-color: #cbc9c4;
}

QSint--ActionGroup QToolButton[class=&quot;action&quot;]:focus,
QSint--ActionGroup QToolButton[class=&quot;action&quot;]:pressed
QSint--ActionGroup QToolButton[class=&quot;action&quot;]:enabled:focus,
QSint--ActionGroup QToolButton[class=&quot;action&quot;]:enabled:pressed {
    color: black;
    background-color: qlineargradient(spread:pad, x1:1, y1:0.545, x2:1, y2:0, stop:0 #e0a108, stop:1 #f8bf36);
    border-color: #e0a108;
}

QSint--ActionGroup QToolButton[class=&quot;action&quot;]:on {
    background-color: red;
    color: red;
}</string>
  </property>
  <widget class="QTableWidget" name="selles_history_table">
   <property name="geometry">
    <rect>
     <x>-10</x>
     <y>0</y>
     <width>791</width>
     <height>501</height>
    </rect>
   </property>
   <property name="layoutDirection">
    <enum>Qt::RightToLeft</enum>
   </property>
   <column>
    <property name="text">
     <string>تاريخ العملية</string>
    </property>
    <property name="font">
     <font>
      <family>Dimnah</family>
      <pointsize>10</pointsize>
     </font>
    </property>
   </column>
   <column>
    <property name="text">
     <string>الشخص</string>
    </property>
    <property name="font">
     <font>
      <family>Dimnah</family>
      <pointsize>10</pointsize>
     </font>
    </property>
   </column>
   <column>
    <property name="text">
     <string>السلعة</string>
    </property>
    <property name="font">
     <font>
      <family>Dimnah</family>
      <pointsize>10</pointsize>
     </font>
    </property>
   </column>
   <column>
    <property name="text">
     <string>الكمية</string>
    </property>
    <property name="font">
     <font>
      <family>Dimnah</family>
      <pointsize>10</pointsize>
     </font>
    </property>
   </column>
   <column>
    <property name="text">
     <string>المبلغ المقدم</string>
    </property>
    <property name="font">
     <font>
      <family>Dimnah</family>
      <pointsize>10</pointsize>
     </font>
    </property>
   </column>
   <column>
    <property name="text">
     <string>المبلغ المؤخر</string>
    </property>
    <property name="font">
     <font>
      <family>Dimnah</family>
      <pointsize>10</pointsize>
     </font>
    </property>
   </column>
   <column>
    <property name="text">
     <string>اجل الدفع</string>
    </property>
    <property name="font">
     <font>
      <family>Dimnah</family>
      <pointsize>10</pointsize>
     </font>
    </property>
   </column>
  </widget>
  <widget class="QPushButton" name="print_history">
   <property name="geometry">
    <rect>
     <x>363</x>
     <y>506</y>
     <width>110</width>
     <height>34</height>
    </rect>
   </property>
   <property name="font">
    <font>
     <family>AlBattar</family>
     <pointsize>9</pointsize>
     <weight>50</weight>
     <italic>false</italic>
     <bold>false</bold>
    </font>
   </property>
   <property name="text">
    <string>طباعة</string>
   </property>
  </widget>
  <widget class="QPushButton" name="back_from_history">
   <property name="geometry">
    <rect>
     <x>243</x>
     <y>506</y>
     <width>110</width>
     <height>34</height>
    </rect>
   </property>
   <property name="font">
    <font>
     <family>AlBattar</family>
     <pointsize>9</pointsize>
     <weight>50</weight>
     <italic>false</italic>
     <bold>false</bold>
    </font>
   </property>
   <property name="text">
    <string>عودة</string>
   </property>
  </widget>
 </widget>
 <resources/>
 <connections/>
</ui>
